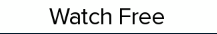
#> input picture images/Roku/detailPageTabSel.png, 217 x 34 px
$ python -i image.py   (imports and definitions only)   (older library calls are emulated)
#> lines starting #> are read from the running program, lines starting #| are printed output that depends on the picture; after the words box and inside, x2 and y2 are one past the last pixel; in counts of white or black regions, pixels touching at a corner belong together
#> further down, picture is the input picture: shape (34, 217, 3); mean B, G, R 229.7, 230.1, 228.5
# install color math:
# sudo pip install colormath
# reference, credits and acknolegement
# https://en.wikipedia.org/wiki/CIE_1931_color_space
# http://hanzratech.in/2015/01/16/color-difference-between-2-colors-using-python.html
# transformation
# https://opencv-python-tutroals.readthedocs.io/en/latest/py_tutorials/py_imgproc/py_geometric_transformations/py_geometric_transformations.html#affine-transformation
# https://www.pyimagesearch.com/2014/08/25/4-point-opencv-getperspective-transform-example/
import cv2
import imutils
import numpy as np


from colormath.color_objects import sRGBColor, LabColor
from colormath.color_conversions import convert_color
from colormath.color_diff import delta_e_cie2000

# compare the difference of two colors
# return a list of four floats,
# 1.  distance of two color in color spectrum space.
# 2.  difference of r - cutoff
# 3.  difference of g - cutoff
# 4.  difference of b - cutoff
def compare_rgb(rgb1, rgb2):
    color1_rgb = sRGBColor(rgb1[0]/255, rgb1[1]/255, rgb1[2]/255);
    color2_rgb = sRGBColor(rgb2[0]/255, rgb2[1]/255, rgb2[2]/255);

    # Convert from RGB to Lab Color Space
    color1_lab = convert_color(color1_rgb, LabColor);

    # Convert from RGB to Lab Color Space
    color2_lab = convert_color(color2_rgb, LabColor);

    # Find the color difference
    delta_e = delta_e_cie2000(color1_lab, color2_lab);
    m1 = min(rgb1) # cutoff is the min of three
    m2 = min(rgb2)
    delta_r = abs((rgb1[0]-m1) - (rgb2[0]-m2))
    delta_g = abs((rgb1[1]-m1) - (rgb2[1]-m2))
    delta_b = abs((rgb1[2]-m1) - (rgb2[2]-m2))
    return (delta_e, delta_r, delta_g, delta_b)

def compare_distance(rgb1, rgb2):
    color1_rgb = sRGBColor(rgb1[0]/255, rgb1[1]/255, rgb1[2]/255);
    color2_rgb = sRGBColor(rgb2[0]/255, rgb2[1]/255, rgb2[2]/255);

    # Convert from RGB to Lab Color Space
    color1_lab = convert_color(color1_rgb, LabColor);

    # Convert from RGB to Lab Color Space
    color2_lab = convert_color(color2_rgb, LabColor);
    return delta_e_cie2000(color1_lab, color2_lab);


def search_corners(frame, threshold=10):
    # convert the image to grayscale, blur it, and find edges
    # in the image
#> called with threshold = 10
    blur = cv2.pyrMeanShiftFiltering(frame, 21, 51)
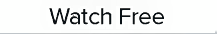
#> blur: shape (34, 217, 3); mean B, G, R 234.4, 235, 233.7
    gray = cv2.cvtColor(blur, cv2.COLOR_BGR2GRAY)
    # gray = cv2.GaussianBlur(gray, (15, 15), 0)
    # blur = cv2.GaussianBlur(gray, (1, 1), 1000)
    # edged = cv2.Canny(gray, 75, 200)
    ret, threshold = cv2.threshold(gray, threshold, 255, cv2.THRESH_BINARY)
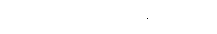
#> threshold: shape (34, 217); 100% white; black in thin lines or dots, all inside (x1, y1, x2, y2) = (147, 18, 148, 19)
#> ret = 10

    # find the contours in the edged image, keeping only the
    # largest ones, and initialize the screen contour
    # cnts = cv2.findContours(edged.copy(), cv2.RETR_EXTERNAL, cv2.CHAIN_APPROX_SIMPLE)
    cnts = cv2.findContours(threshold, cv2.RETR_EXTERNAL, cv2.CHAIN_APPROX_SIMPLE)
#> cnts = 1 contour; box (x1, y1, x2, y2) and area: (0, 0, 217, 34) 7128
    # cnts = cnts[0] if imutils.is_cv2() else cnts[1]
    cnts = cnts[1] if imutils.is_cv2() else cnts[0]
#> cnts = [[-1, -1, -1, -1]]
#> (the run stopped early here; a loop or call above may not have finished)
